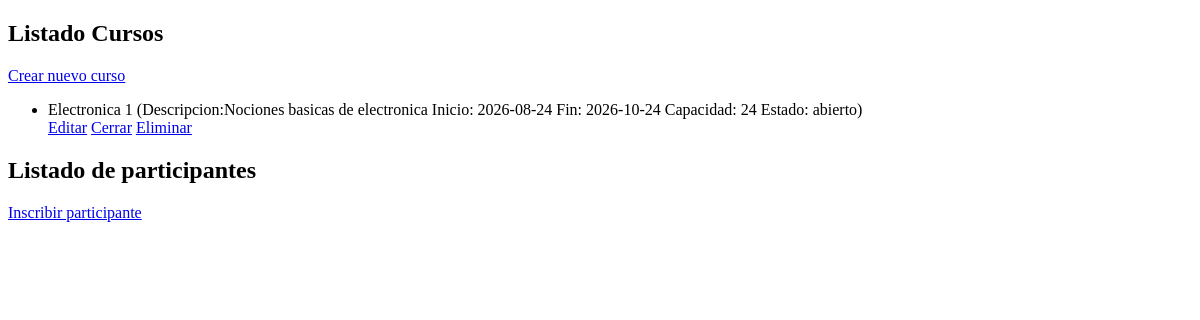
Before: / with the older database file.
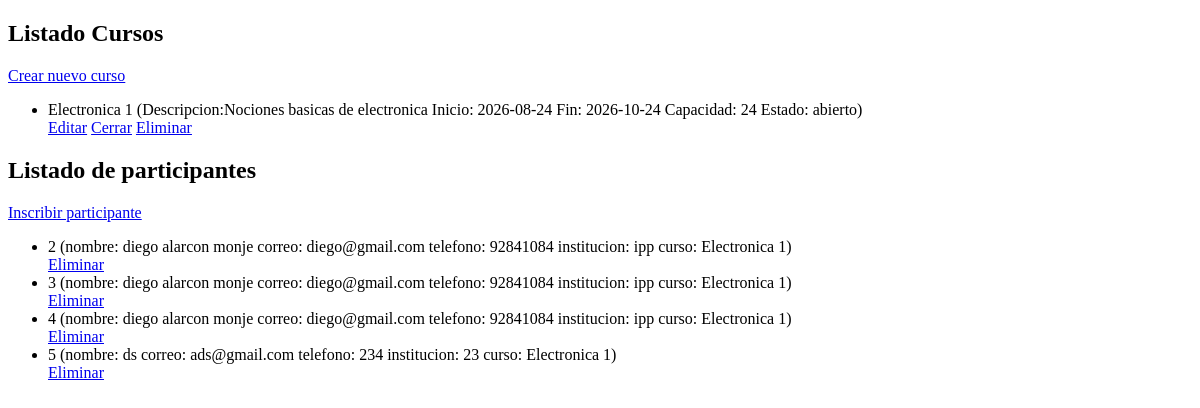
After: the same page with the newer database file.
### tables this page shows
CREATE TABLE "cursos" (
	"nombre"	TEXT NOT NULL,
	"descripcion"	TEXT NOT NULL,
	"inicio"	NUMERIC NOT NULL,
	"fin"	NUMERIC NOT NULL,
	"cupos_max"	INTEGER NOT NULL,
	"estado"	INTEGER NOT NULL,
	"id_curso"	INTEGER,
	PRIMARY KEY("id_curso" AUTOINCREMENT)
);

CREATE TABLE "participantes" (
	"rut"	NUMERIC NOT NULL,
	"nombre"	TEXT NOT NULL,
	"correo"	TEXT,
	"telefono"	NUMERIC,
	"institucion"	TEXT,
	"curso"	TEXT,
	"id_participante"	INTEGER,
	PRIMARY KEY("id_participante" AUTOINCREMENT)
);

### app.py (the view)
@app.route('/')
def index():
	cursos = get_cursos()
	participantes = get_participantes()
	return render_template('index.html', cursos=cursos, participantes=participantes)

### app.py (called while the page is built)
def get_cursos():
	conn=sqlite3.connect(DB_path)
	cursor=conn.cursor()
	cursor.execute('SELECT * FROM cursos')
	cursos=cursor.fetchall()
	conn.close()
	return cursos

def get_participantes():
	conn = sqlite3.connect(DB_path)
	cursor = conn.cursor()
	cursor.execute("""
		SELECT participantes.id_participante,
		       participantes.nombre,
		       participantes.correo,
		       participantes.telefono,
		       participantes.institucion,
		       cursos.nombre
		FROM participantes
		JOIN inscripciones ON participantes.id_participante = inscripciones.id_participante
		JOIN cursos ON inscripciones.id_curso = cursos.id_curso
	""")
	participantes = cursor.fetchall()
	conn.close()
	return participantes

### templates/index.html (shortened to what this page needs)
<!DOCTYPE html>
<head>
</head>
<body>
	<h2> Listado Cursos </h2>
	<a href="/nuevo"> Crear nuevo curso</a>
	<ul>
		{% for curso in cursos%}
		<li>
			<span>{{ curso[0] }} (Descripcion:{{ curso[1] }}  Inicio: {{ curso[2] }} Fin: {{ curso[3] }} Capacidad: {{ curso[4] }} Estado: {{ curso[5] }}) </span>
			<div>
				<a href="/edit/{{curso[0]}}">Editar</a>
				<a href="/close/{{curso[0]}}">Cerrar</a>
				<a href="/delete/{{curso[0]}}">Eliminar</a>
			</div>
		</li>
		{% endfor %}
	</ul>
	<h2> Listado de participantes </h2>
	<a href="/participante"> Inscribir participante</a>
	<ul>
		{% for participante in participantes%}
		<li>
			<span>{{ participante[0] }} (nombre: {{ participante[1] }}  correo: {{ participante[2] }} telefono: {{ participante[3] }} institucion: {{ participante[4] }} curso: {{ participante[5] }})</span>
			<div>
				<a href="/delete/{{participante[0]}}">Eliminar</a>
			</div>
		</li>
		{% endfor %}
	</ul>
</body>

Changed rows visible on the page:
added participantes: id_participante "2", nombre "diego alarcon monje", correo "diego@gmail.com", telefono "92841084", institucion "ipp", nombre "Electronica 1"
added participantes: id_participante "3", nombre "diego alarcon monje", correo "diego@gmail.com", telefono "92841084", institucion "ipp", nombre "Electronica 1"
added participantes: id_participante "4", nombre "diego alarcon monje", correo "diego@gmail.com", telefono "92841084", institucion "ipp", nombre "Electronica 1"
added participantes: id_participante "5", nombre "ds", correo "ads@gmail.com", telefono "234", institucion "23", nombre "Electronica 1"
